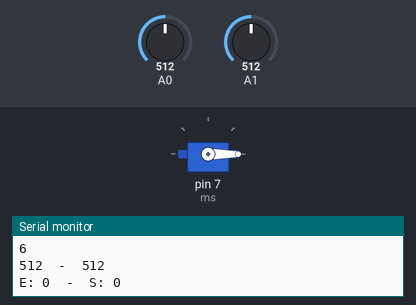
A sketch run on a simulated Arduino Uno, built with avr-gcc and run on an emulated ATmega328P. On the bench: servo, the last lines printed to the serial monitor. The inputs (shaded band) are chosen by the test bench; at power-on: A0 = 512, A1 = 512.

Above: at 1.3 s.
1.4 s: A0 set to 32
2.9 s: A0 set to 28
At 4.1 s:
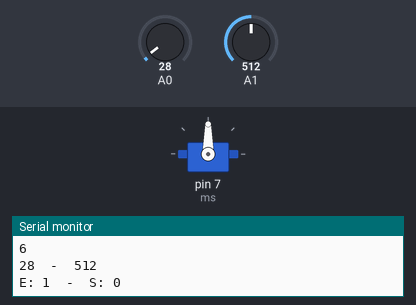
4.5 s: A1 set to 32
6.0 s: A1 set to 26
At 6.4 s:
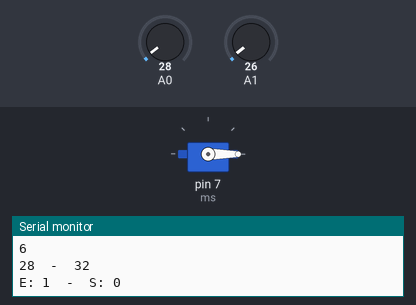
9.0 s: A1 set to 122
At 10.3 s:
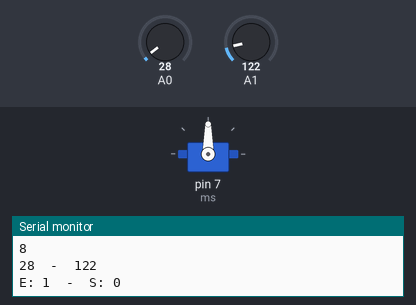
10.5 s: A1 set to 20
At 10.9 s:
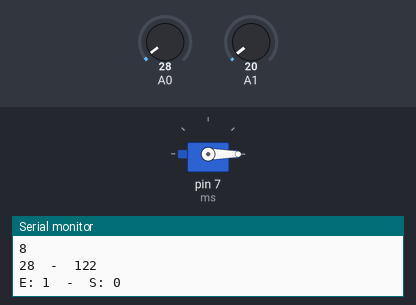
Timing chart, 0 to 14.5 s (numbered marks = the images above; inputs shaded):
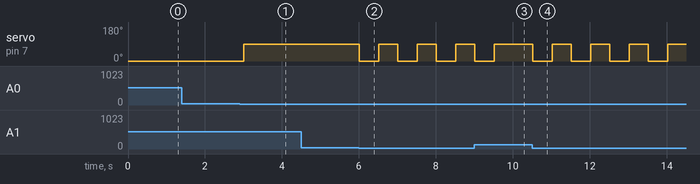

Measured:
- the behaviour switches between 30 and 29 on A0 (found by bisection; images 0 and 1)
- the behaviour switches between 30 and 29 on A1 (found by bisection; images 1 and 2)
- after the input at 2.9 s, servo on pin 7 (ms): 0° → 90° after 0.11 s
- after the input at 6.0 s, servo on pin 7 (ms): alternates 90° for 0.50 s and 0° for 0.50 s, starting at once
- after the input at 9.0 s, servo on pin 7 (ms): goes on until 9.5 s, then stays 90°
- after the input at 10.5 s, servo on pin 7 (ms): alternates 90° for 0.50 s and 0° for 0.50 s, starting at once

The sketch:

motor.ino
```cpp
#include <Servo.h>
#include <SevSeg.h>

Servo ms;
int p = 6;
bool e = false;
bool s = false;

void setup() {
  Serial.begin(9600);
  ms.attach(7);
  ms.write(0);
}

void ouvrir(int v){
  ms.write(90);
  if(v==1)
    {e=true;}
  else
    {s=true;}
}

void fermer(int v){
  ms.write(0);
  p=p+v;
  e=false;
  s=false;
}

void loop() {
  int L1 = analogRead(A0);
  int L2 = analogRead(A1);

if (e)
{
  if(L2<30)
  {
  fermer(-1);
 // delay(1000);
  }
}
else if (s)
{
  if(L1<30)
  {
  fermer(1);
  //delay(1000);
  }
}
else if(L2<30 && p<9)
{
  ouvrir(2);
  //delay(1000);
}
else if(L1<30 && p>0)
{
  ouvrir(1);
  //delay(1000);
}
delay(500);
Serial.println(p);
Serial.print(L1);
Serial.print("  -  ");
Serial.println(L2);
Serial.print("E: ");
Serial.print(e);
Serial.print("  -  S: ");
Serial.println(s);

}
```
